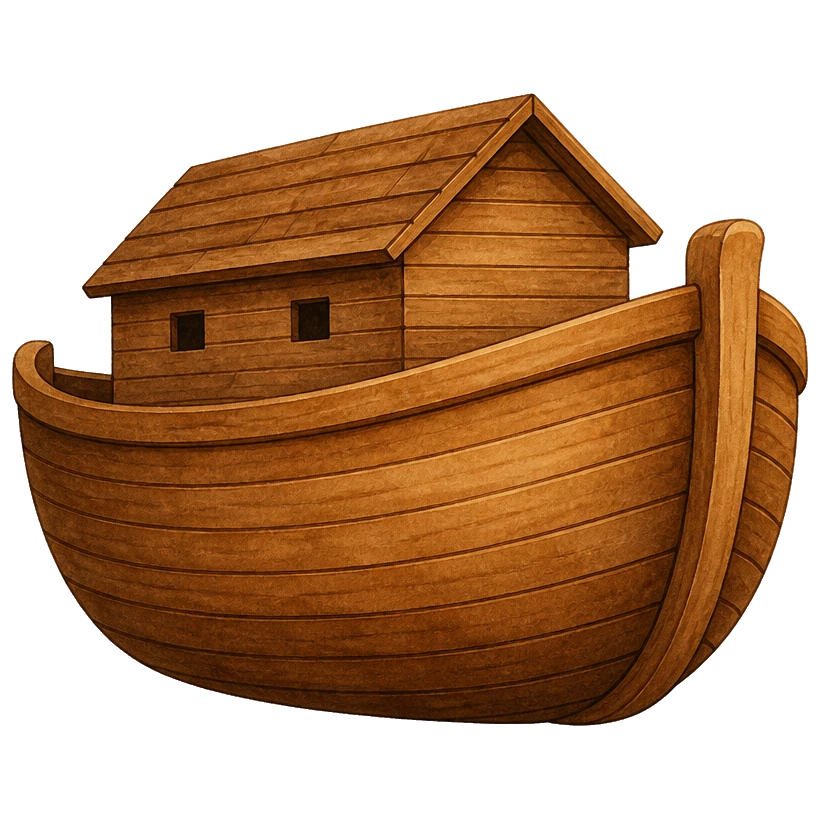
#> input picture decks/biblejskie-istorii/img/games/ark-flap.webp, 820 x 820 px, found by its file name
$ python _make_ark_flap_mark.py
#> lines starting #> are read from the running program, lines starting #| are printed output that depends on the picture
# -*- coding: utf-8 -*-
"""Rebuild boat-mark from clean ark-flap sprite (no checkerboard)."""
from __future__ import print_function
import os
from PIL import Image, ImageDraw

ICONS = r"D:\OSPanel5\domains\biblejskie-istorii\img\icons"
GAME = r"D:\OSPanel5\domains\biblejskie-istorii\img\games"
CREAM = (253, 246, 236, 255)
INK = (40, 30, 24, 255)


def main():
    sp = Image.open(os.path.join(GAME, "ark-flap.webp")).convert("RGBA")
#> sp is the input picture: PIL image 820x820 RGBA; mean R, G, B, A 78.2, 42.6, 13.6, 143.2
    px = sp.load()
    w, h = sp.size
#> w = 820; h = 820
    # strip any residual pale / checker-like pixels
    for y in range(h):
        for x in range(w):
            r, g, b, a = px[x, y]
            if a < 12:
                px[x, y] = (0, 0, 0, 0)
                continue
            # gray checker cells
            if abs(r - g) < 8 and abs(g - b) < 8 and 160 <= r <= 220 and a > 200:
                px[x, y] = (0, 0, 0, 0)
                continue
            if r > 240 and g > 240 and b > 240:
                px[x, y] = (0, 0, 0, 0)

    xs, ys = [], []
    for y in range(h):
        for x in range(w):
            if px[x, y][3] > 20:
                xs.append(x)
                ys.append(y)
    glyph = sp.crop((min(xs), min(ys), max(xs) + 1, max(ys) + 1))
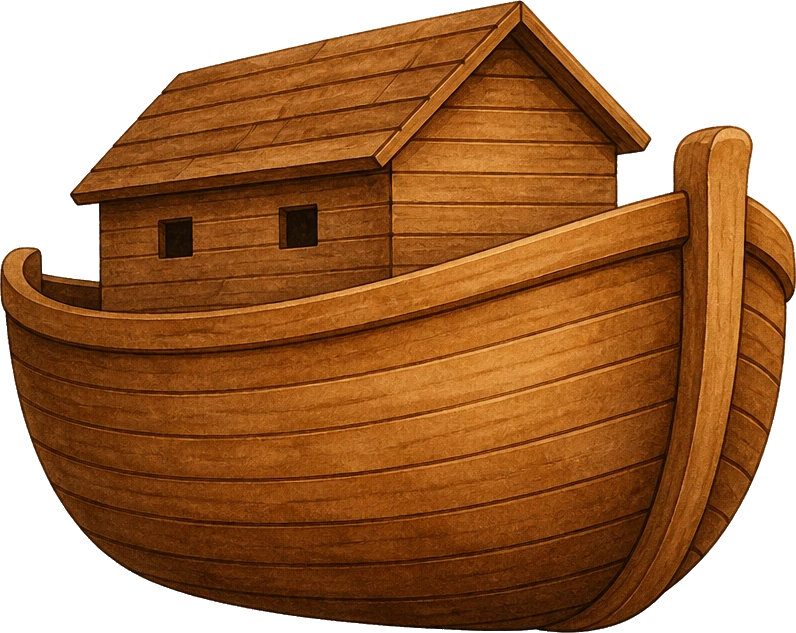
#> glyph: PIL image 796x633 RGBA; mean R, G, B, A 101.8, 54.5, 15.8, 191; transparent parts drawn white

    OUT = 128
    margin = 5
    R = OUT // 2 - margin
    cx = cy = OUT // 2
    badge = Image.new("RGBA", (OUT, OUT), (0, 0, 0, 0))
#> badge: PIL image 128x128 RGBA; every value is 0
    draw = ImageDraw.Draw(badge)
    bbox = [cx - R, cy - R, cx + R, cy + R]
    draw.ellipse(bbox, fill=CREAM)
    draw.ellipse(bbox, outline=INK, width=3)

    # fit glyph inside ~56% of diameter so nothing clips
    inner = int(R * 2 * 0.56)
    gw, gh = glyph.size
#> gw = 796; gh = 633
    scale = min(inner / float(gw), inner / float(gh))
#> scale = 0.0829
    nw, nh = max(1, int(gw * scale)), max(1, int(gh * scale))
#> nw = 66; nh = 52
    glyph_r = glyph.resize((nw, nh), Image.LANCZOS)
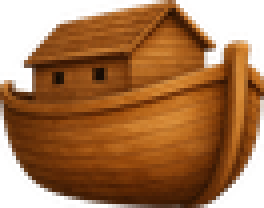
#> glyph_r: PIL image 66x52 RGBA (shown 4 times larger); mean R, G, B, A 111, 59.9, 18.7, 191.1; transparent parts drawn white
    ox = (OUT - nw) // 2
#> ox = 31
    oy = (OUT - nh) // 2 + 1
#> oy = 39
    badge.paste(glyph_r, (ox, oy), glyph_r)
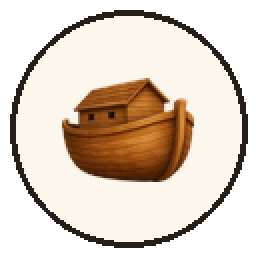
#> badge: PIL image 128x128 RGBA (shown 2 times larger); mean R, G, B, A 139.3, 125.5, 112.4, 172; transparent parts drawn white

    out_mark = os.path.join(ICONS, "boat-mark.webp")
    badge.save(out_mark, "WEBP", quality=92, method=6)
    badge.save(os.path.join(ICONS, "ark-mark.webp"), "WEBP", quality=92, method=6)
    print("mark ok", badge.size, out_mark)
#| mark ok (128, 128) D:\OSPanel5\domains\biblejskie-istorii\img\icons/boat-mark.webp


if __name__ == "__main__":
    main()
